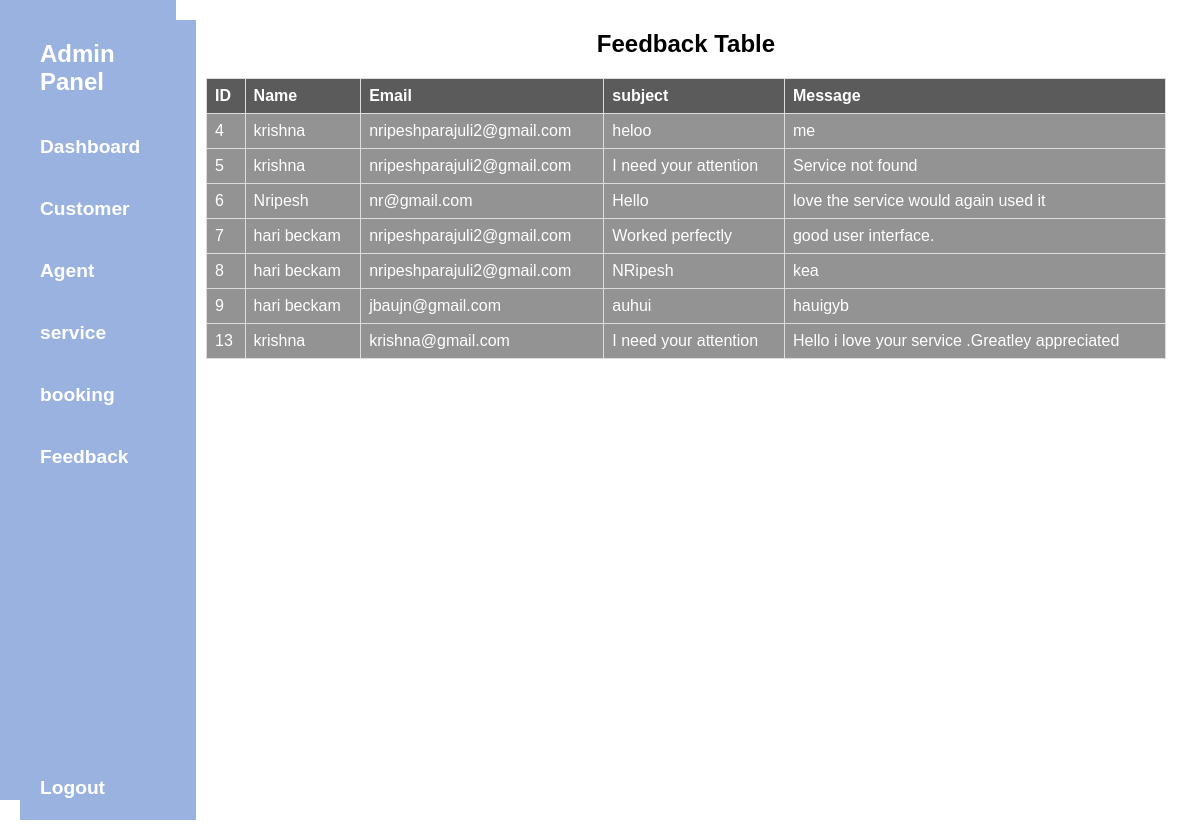
Screenshot of /Admin/a_feedback.php (signed in) with the database file from the repository.
### tables this page shows
CREATE TABLE `feedback` (
  `f_id` int(11) NOT NULL,
  `Name` varchar(20) DEFAULT NULL,
  `email` varchar(55) NOT NULL,
  `Subject` varchar(34) NOT NULL,
  `message` varchar(100) DEFAULT NULL
);

### Admin/a_feedback.php (the view, shortened to what this page needs)
<?php
include '../dbconfig.php';
?>
<!DOCTYPE html>
<html lang="en">
<head>
    <link rel="stylesheet" href="index.css">
</head>
<body>
    <div class='wrapper'>
        <div class='sidebar' style="position: sticky;">
            <?php
            include '../Component/a_sidebar.php';
            ?>
        </div>
        <?php
        $agentQuery = "SELECT * FROM feedback";
        $agentResult = mysqli_query($connect, $agentQuery);
        ?>
        <div class='content'>
        <h2 style="color:black; text-align:center;" >Feedback Table</h2>
            <table>
                <tr>
                    <th>ID</th>
                    <th>Name</th>
                    <th>Email</th>
                    <th>subject</th>
                    <th>Message</th>
                </tr>
                <?php while ($row = mysqli_fetch_assoc($agentResult)) { ?>
                    <tr>
                        <td>
                            <?php echo $row['f_id']; ?>
                        </td>
                        <td>
                            <?php echo $row['Name']; ?>
                        </td>
                        <td>
                            <?php echo $row['email']; ?>
                        </td>
                        <td>
                            <?php echo $row['Subject']; ?>
                        </td>
                        <td colspan="2">
                            <?php echo $row['message']; ?>
                        </td>
                <?php } ?>
            </table>
        </div>
    </div>
</body>
</html>

### Admin/index.css (style rules this page uses)
body { font-family: Arial, sans-serif; margin: 0; padding: 0; }
table { width: 100%; border-collapse: collapse; margin-top: 20px; }
table th, table td { padding: 10px; text-align: left; border-bottom: 1px solid #ddd; color: #fff; background-color: rgba(119, 71, 12, 0.523); }
table th { background-color: #000000a4; }

### Css/a_sidebar.css (style rules this page uses)
* { font-family: "Trebuchet MS", "Lucida Sans Unicode", "Lucida Grande", "Lucida Sans", Arial, sans-serif; }
* { margin: 0%; padding: 0%; }
body { align-items: center; background: url('../images/bgimage3.jpg'); background-size:cover; }
h2 { color: #fff; }
.sidebar { grid-area: sidebar; background-color: #9ab2df; height: 100vh; width: 11rem; position: sticky; }

### Admin/a_feedback.php (style rules this page uses)
.wrapper { display: flex; }
.sidebar { width: 20%; background-color: #f1f1f1; padding: 0px; }
.content { width: 80%; padding: 30px; }
table { width: 100%; border-collapse: collapse; }
table th, table td { border: 1px solid #ddd; padding: 8px; }
table td { color: #fff; background-color: rgba(0, 0, 0, 0.423); }

### Component/a_sidebar.php (style rules this page uses)
.sidebar { position: sticky; top: 0; z-index: 100; }

### rows the page displays
feedback: f_id "4", Name "krishna", email "nripeshparajuli2@gmail.com", Subject "heloo", message "me"
feedback: f_id "5", Name "krishna", email "nripeshparajuli2@gmail.com", Subject "I need your attention", message "Service not found"
feedback: f_id "6", Name "Nripesh", email "nr@gmail.com", Subject "Hello", message "love the service would again used it"
feedback: f_id "7", Name "hari beckam", email "nripeshparajuli2@gmail.com", Subject "Worked perfectly", message "good user interface."
feedback: f_id "8", Name "hari beckam", email "nripeshparajuli2@gmail.com", Subject "NRipesh", message "kea"
feedback: f_id "9", Name "hari beckam", email "jbaujn@gmail.com", Subject "auhui", message "hauigyb"
feedback: f_id "13", Name "krishna", email "krishna@gmail.com", Subject "I need your attention", message "Hello i love your service .Greatley appreciated"
